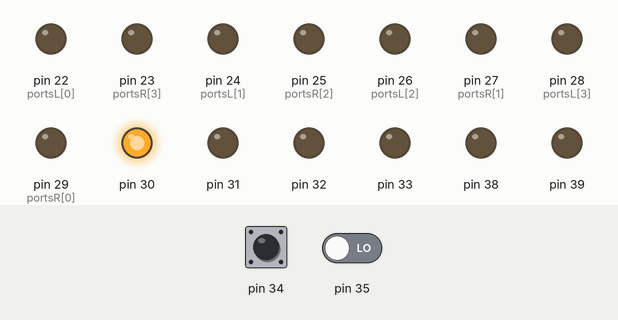
The sketch below on a simulated Arduino Mega 2560, built with avr-gcc and run on an emulated ATmega2560. On the bench: output pins drawn as LEDs (lit = HIGH). The test bench sets the inputs (shaded band); at power-on: pin 34 LOW, pin 35 LOW. What the sketch prints to the serial monitor is not drawn.

Above: at 0.1 s.
At 1.2 s:
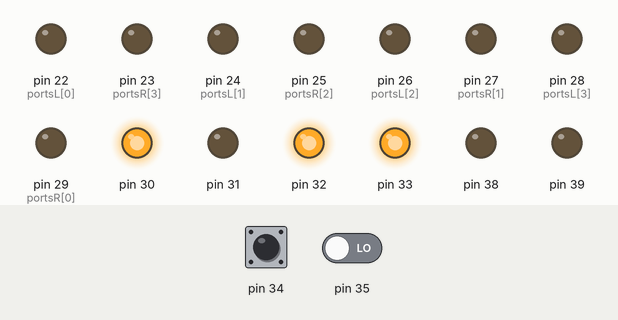
1.3 s: pin 34 pulsed HIGH 2 times (0.12 s each, 0.3 s apart)
At 2.0 s:
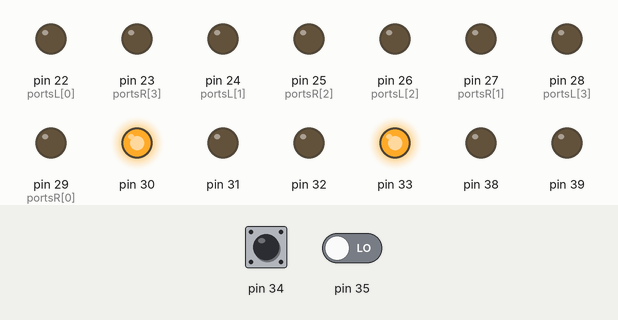
Timing chart, 0 to 13.9 s (numbered marks = the images above; inputs shaded):
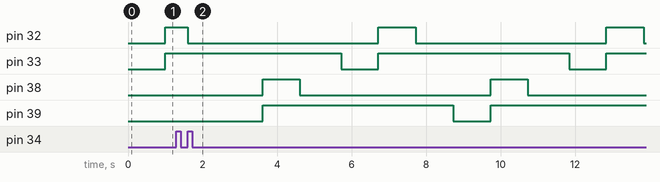

The sketch:

HOBO_2.0.ino
```cpp
#include "Ultrasonic.h"
#include "color.h"
#include "motor.h"
#include "ir.h"

// definir valores
#define THRESHOLD 300

#define LF_SPEED 2500
#define TURN_TIMES 25
#define REG_TIMES 5

// definir sensores US
Ultrasonic rightUS(3, 4);
Ultrasonic frontUS(9, 8);
Ultrasonic leftUS(5, 6);

// definir sensores IR
IR rightIR(A8);
IR centerIR(A9);
IR leftIR(A10);

// definir sensores cor
int rs[] = {30, 31, 32, 33};
int ls[] = {36, 37, 38, 39};

int rightThresh[] = {25, 115, 28, 132, 23, 110};
int leftThresh[] = {25, 120, 27, 135, 23, 115};

Sensor rightColor(rs, 34, rightThresh);
Sensor leftColor(ls, 35, leftThresh);

void setup() {

  setMotors();

  Serial.begin(9600);

}

void loop() {
  bool rightG = rightColor.isGreen();
  bool leftG = leftColor.isGreen();

  Serial.print(leftG);
  Serial.print(" ");
  Serial.println(rightG);

  delay(100);
}

void lineFollower() {
  bool rightG = rightColor.isGreen();
  bool leftG = leftColor.isGreen();

  int rightVal = (double)rightIR.readVal()*0.68;
  int leftVal = leftIR.readVal();

  int diff = rightVal - leftVal;

  if (rightG && leftG) turnAround();
  else if (rightG) turnColor('R');
  else if (leftG) turnColor('L');

  if (diff > THRESHOLD) drive(RIGHT, TURN_TIMES, LF_SPEED);
  else if (diff < -THRESHOLD) drive(LEFT, TURN_TIMES, LF_SPEED);
  else drive(FRONT, REG_TIMES, LF_SPEED);

}

void obstacleDeflect() {
  int dist = frontUS.read();

  if (dist < 4 && dist > 0) turnObstacle();

}
```

color.h
```cpp
#ifndef __COLOR_H
#define __COLOR_H

#define MAX_COLOR 200
#define MIN_COLOR 0
#define MIN_DIFF 30

bool greenCheck(int r, int g, int b) {
  if ((r < MAX_COLOR) && (b < MAX_COLOR)
      && (r > MIN_COLOR) && (g > MIN_COLOR) && (b > MIN_COLOR)
      && ((g - b) > MIN_DIFF) && ((g - r) > MIN_DIFF)) {
        return true;
      }

  else return false;

}

struct Sensor {
  int s[4];
  int out;
  int thresh[6];
  int leitura[3];

  Sensor(int _s[4], int _out, int _thresh[6]) {
    out = _out;
    pinMode(out, INPUT);

    for (int i = 0; i < 4; i++) {
      s[i] = _s[i];
      pinMode(s[i], OUTPUT);
    }

    for (int i = 0; i < 6; i++) {
      thresh[i] = _thresh[i];
    }

    digitalWrite(s[0], HIGH);
    digitalWrite(s[1], LOW);
  }

  void setSensors(int a, int b) {
    digitalWrite(s[2], a);
    digitalWrite(s[3], b);
  }

  void makeMap() {
    for (int i = 0; i < 3; i++) {
      leitura[i] = map(leitura[i], thresh[2*i], thresh[2*i+1], 255, 0);
    }
  }

  void displayValues() {
    for (int i = 0; i < 3; i++) {
      Serial.print(leitura[i]);
      Serial.print(" ");
    }
  }

  void getReadings() {
    setSensors(LOW, LOW);
    leitura[0] = pulseIn(out, LOW);
    delay(3);

    setSensors(HIGH, HIGH);
    leitura[1] = pulseIn(out, LOW);
    delay(3);

    setSensors(LOW, HIGH);
    leitura[2] = pulseIn(out, LOW);
    delay(3);

    makeMap();
   }

  bool isGreen() {

    getReadings();

    return greenCheck(leitura[0], leitura[1], leitura[2]);

  }

};

#endif
```

ir.h
```cpp
#ifndef __IR_H
#define __IR_H

struct IR {
  int port;

  IR(int p): port(p) {
    pinMode(port, INPUT);
  }

  inline int readVal() {
    return analogRead(port);
  }
};

#endif
```

motor.h
```cpp
#ifndef __MOTOR_H
#define __MOTOR_H

int portsR[] = {29, 27, 25, 23};
int portsL[] = {22, 24, 26, 28};

// definir direcoes - valores aleatorios
#define FRONT 9762
#define BACK 8612
#define RIGHT 4433
#define LEFT 8164

#define DEFAULT_REP 5
#define TURN_TIMES 50
#define MOTOR_SPEED 3000

void setMotors() {
  for (int i = 0; i < 4; i++) {
    pinMode(portsR[i], OUTPUT);
    pinMode(portsL[i], OUTPUT);
  }
}

void drive(int dir=FRONT, int rep=DEFAULT_REP, int inter=MOTOR_SPEED) {
  while(rep--) {
    for (int i = 0; i < 4; i++) {
      for (int j = 0; j < 4; j++) {
        int onL = ( ((dir==FRONT) || (dir==LEFT)) ? i : 3-i);
        int onR = ( ((dir==FRONT) || (dir==RIGHT)) ? i : 3-i);
        digitalWrite(portsL[j], (j == onL ? HIGH : LOW));
        digitalWrite(portsR[j], (j == onR ? HIGH : LOW));
      }
      delayMicroseconds(inter);
    }
  }
}

void turnAround() {
  Serial.print("TURN AROUND");
  drive(RIGHT, 600);
  drive(FRONT, 100);
}

void turnColor(char dir) {
  Serial.print("TURNING COLOR ");
  Serial.println(dir);

  drive(FRONT, 100);

  int greenTimes = 300;
  if (dir == 'R') drive(RIGHT, greenTimes);
  else if (dir == 'L') drive(LEFT, greenTimes);

  drive(FRONT, 150);
}

void turnObstacle() {
  drive(BACK, 100);
  drive(RIGHT, 300);
  drive(FRONT, 300);
  drive(LEFT, 300);
  drive(FRONT, 500);
  drive(LEFT, 300);
  drive(FRONT, 300);
  drive(RIGHT, 300);
  drive(FRONT, 100);
}

#endif
```

Measured:
- by itself, pin 32, pin 38: alternates HIGH for 1.0 s and LOW for 5.1 s
- by itself, pin 33: alternates HIGH for 5.1 s and LOW for 1.0 s
